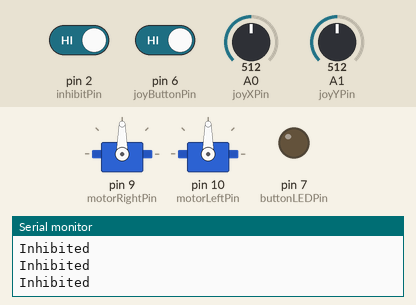
A sketch run on a simulated Arduino Uno, built with avr-gcc and run on an emulated ATmega328P. On the bench: 2 × servo, output pins drawn as LEDs (lit = HIGH), the last lines printed to the serial monitor. The test bench sets the inputs (shaded band); at power-on: pin 2 (inhibitPin) HIGH, pin 6 (joyButtonPin) HIGH, A1 (joyYPin) = 512, A0 (joyXPin) = 512.

Above: at 4.3 s.
4.4 s: pin 2 (inhibitPin) driven LOW and pin 6 (joyButtonPin) driven LOW
At 6.1 s:
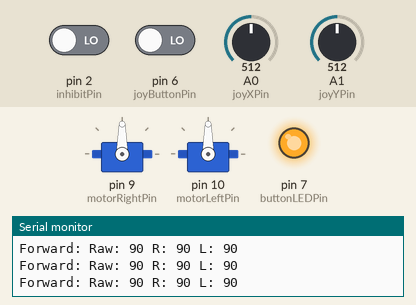
6.4 s: A1 (joyYPin) set to 900
At 7.4 s:
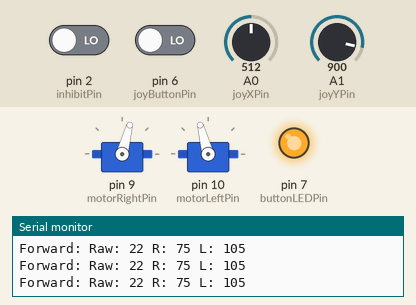
7.9 s: A0 (joyXPin) set to 11
10.9 s: A0 (joyXPin) set to 8
At 11.7 s:
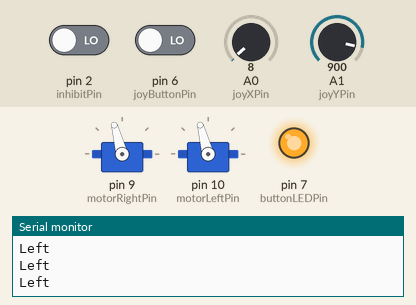
12.4 s: pin 6 (joyButtonPin) driven HIGH
At 13.3 s:
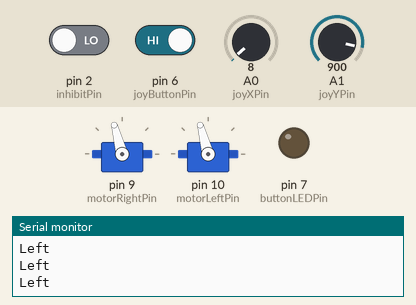
Timing chart, 0 to 14.9 s (numbered marks = the images above; inputs shaded):
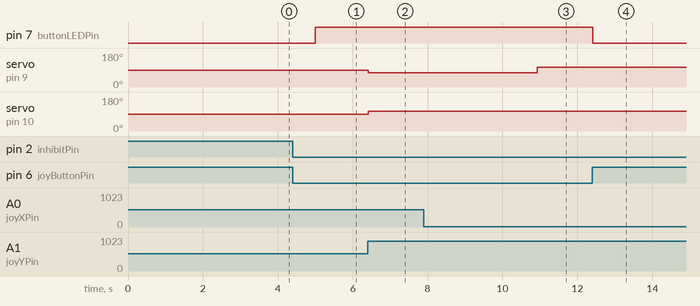

The sketch:

SaphiraMotorControl.ino
```cpp
/*
 Motor control for Saphira
 Gordon Good (velo27@yahoo.com)
 - Joystick X axis to analog 0
 - Joystick Y axis to analog 1
 - Joystick button to digital 6

 - Right motor controller from digital 9
 - Left motor controller from digital 10
 - LED (or whatever you want to actuate on button press)
   from digital pin 7

 - The motors will not move unless pin 2 is
   pulled low. The intent is that unplugging
   the control joystick cable will inhibit
   movement by disconnecting the pulldown for
   that pin. Otherwise, the motors might turn
   on randomly because the analog inputs are
   floating. No one wants a runaway fire-breathing
   animatronic robot.
 */

#include <Servo.h>

// Inputs
const unsigned int joyXPin = A0;  // Joystick X axis
const unsigned int joyYPin = A1;  // Joystick Y axis
const unsigned int joyButtonPin = 6;  // Joystick button
const unsigned int inhibitPin = 2;  // Must be pulled low to enable motors

// Input ranges
const unsigned int joyMin = 0;
const unsigned int joyMax = 1023;
const unsigned int joyMid = (joyMax - joyMid) / 2;

// Outputs
const unsigned int motorRightPin = 9;  // PWM output for right motor
const unsigned int motorLeftPin = 10;  // PWM output for left motor
const unsigned int buttonLEDPin = 7;  // Turn on an LED when button pressed

// Output ranges
const unsigned int motorMin = 0;
const unsigned int motorMax = 179;
const unsigned int motorTurn = 15;  // Offset for turning

Servo motorControllerRight;
Servo motorControllerLeft;

unsigned int joyX = 0;  // X joystick value
unsigned int joyY = 0;  // Y joystick value
unsigned int joyButton = 0;  // Joystick button value

boolean inhibited = true;

void setup() {
  Serial.begin(9600);
  pinMode(joyButtonPin, INPUT_PULLUP);
  pinMode(inhibitPin, INPUT_PULLUP);
  pinMode(buttonLEDPin, OUTPUT);
  motorControllerRight.attach(motorRightPin);
  motorControllerRight.write(90);
  motorControllerLeft.attach(motorLeftPin);
  motorControllerLeft.write(90);
}

void loop() {
  // Check for inhibit (pull low to allow movement)

  if (digitalRead(inhibitPin) == HIGH) {
    // Inhibited - wait, then check again
    motorControllerRight.write(90);
    motorControllerLeft.write(90);
    inhibited = true;
    Serial.println("Inhibited");
    delay(500);
    return;
  } else if (inhibited) {
    // Coming out of inhibited mode. Wait a bit
    // to avoid intermittent readins when plugging
    // in joystick.
    inhibited = false;
    delay(500);
    return;
  }
  // Read the joystick
  joyX = analogRead(joyXPin);
  joyY = analogRead(joyYPin);
  joyButton = digitalRead(joyButtonPin);

  // If the X axis of the joystick is close to either
  // end of its range of motion, do a turn. Otherwise,
  // go forward or backward depending on the Y axis
  // value.

  if  (joyX < joyMin + 10){
    // Turn left - forward right, backward left. But since
    // the motors are mounted 180 degrees apart, turn them
    // both forward.
    motorControllerRight.write(90 + motorTurn);
    motorControllerLeft.write(90 + motorTurn);
    Serial.println("Left");
  } else if (joyX > joyMax - 10) {
    // Turn right - backward right, forward left.
    motorControllerRight.write(90 - motorTurn);
    motorControllerLeft.write(90 - motorTurn);
    Serial.println("Right");
  } else {
    // Go forward/backward, according to Y axis. Send
    // both motors the same value. Our Y axis is "upside down"
    // which is why we reverse the range in the map() call.
    // Also, enlarge the "dead zone" in the middle of the range
    unsigned int value = map(joyY, joyMin, joyMax, motorMax, motorMin);
    int offset = (int)value - 90;
    if (abs(offset) < 10) {
      offset = 0;
    } else {
      offset = map(offset, 0, 90, 0, 20);
    }
    motorControllerRight.write(90 + offset);
    motorControllerLeft.write(90 - offset);
    Serial.print("Forward: ");
    Serial.print("Raw: ");
    Serial.print(value);
    Serial.print(" R: ");
    Serial.print(90 + offset);
    Serial.print(" L: ");
    Serial.println(90 - offset);
  }
  digitalWrite(buttonLEDPin, !joyButton);
  delay(10);
}
```

Measured:
- the behaviour switches between 10 and 9 on A0 (joyXPin) (found by bisection; images 2 and 3)
- after the input at 4.4 s, pin 7 (buttonLEDPin): LOW → HIGH after 0.60 s
- after the input at 6.4 s, servo on pin 9 (motorRightPin): 90° → 75° at once; servo on pin 10 (motorLeftPin): 90° → 105° at once
- after the input at 10.9 s, servo on pin 9 (motorRightPin): 75° → 105° at once
- after the input at 12.4 s, pin 7 (buttonLEDPin): HIGH → LOW at once
